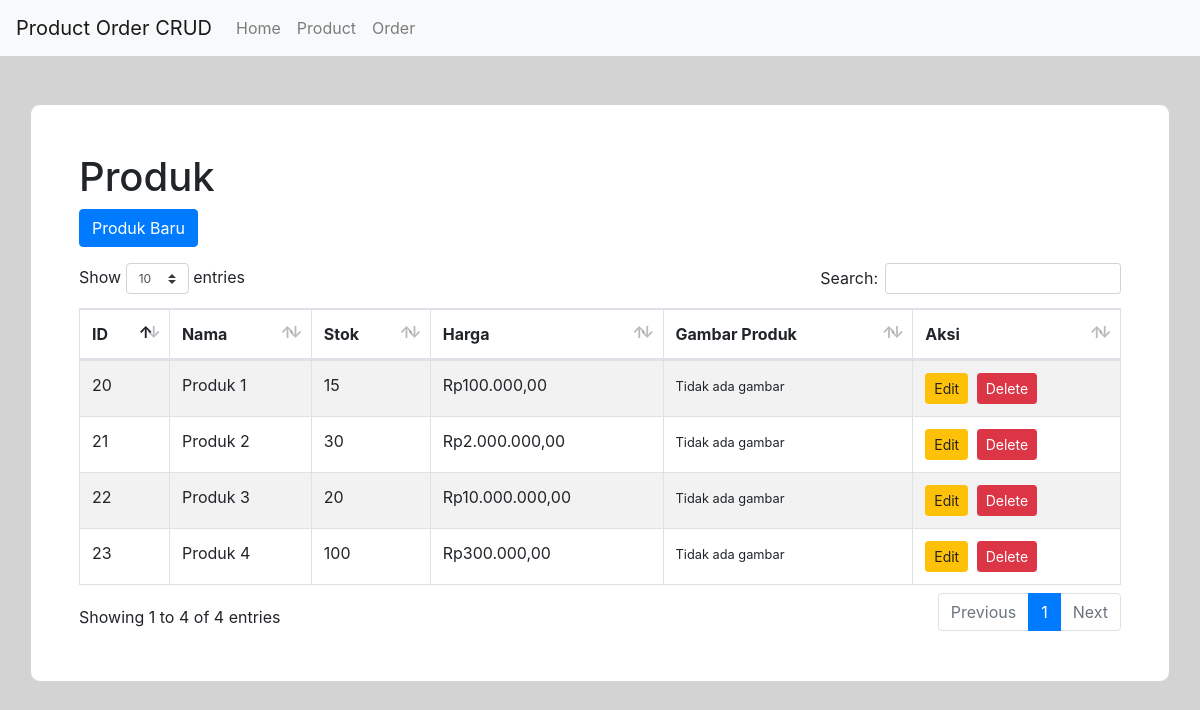
Screenshot of /index.php/product with the database file from the repository.
### tables this page shows
CREATE TABLE `product` (
  `id` int(11) NOT NULL,
  `stok` int(10) NOT NULL,
  `nama` varchar(90) NOT NULL,
  `deskripsi` longtext DEFAULT NULL,
  `gambar` varchar(255) DEFAULT NULL,
  `harga` decimal(10,2) NOT NULL,
  `status` varchar(45) NOT NULL DEFAULT '1'
);

### application/controllers/Product.php (called while the page is built, shortened)
<?php
class Product extends CI_Controller {
    public function __construct()
    {
        $this->load->model('product_model','product');
    }
    public function index()
    {
        $data = array();
        $data['products'] = $this->product->getProducts();
        $this->load->view('product/product_view', $data);
    }
}

### index.php (called while the page is built, shortened)
<?php
require_once BASEPATH.'core/CodeIgniter.php';

### application/models/Product_model.php (called while the page is built, shortened)
<?php
class Product_model extends CI_Model {
    public function getProducts(){
        $this->db->order_by('id');
        $this->db->where('status', 1);
        $query = $this->db->get('product');
        return $query->result();
    }
}

### application/views/product/product_view.php (the view, shortened to what this page needs)
?><!DOCTYPE html>
<html lang="pt-BR">
<body>
<div class="container container-person mt-5 p-5">
    <h1>Produk</h1>
    <div class="col-md-12 mb-3">
        <div class="row">
            <a class="btn btn-primary" href="<?= base_url('product/form/') ?>">Produk Baru</a>
        </div>
    </div>
    <table id="product_table" class="table table-striped table-bordered table-responsive-sm" style="width:100%">
        <thead>
        <tr>
            <th>ID</th>
            <th>Nama</th>
            <th>Stok</th>
            <th>Harga</th>
            <th>Gambar Produk</th>
            <th>Aksi</th>
        </tr>
        </thead>
        <tbody>
        <?php
        if($products) {
            foreach ($products as $product) { ?>
                <tr>
                    <td><?= $product->id ?></td>
                    <td><?= $product->nama ?></td>
                    <td><?= $product->stok ?></td>
                    <td>Rp<?= number_format($product->harga, 2, ',', '.') ?></td>
                    <td>
                        <?php if (!empty($product->gambar)): ?>
                            <img src="<?= base_url('uploads/'.$product->gambar) ?>" alt="Gambar Produk" style="max-width:100px;">
                        <?php else: ?>
                            <small>Tidak ada gambar</small>
                        <?php endif; ?>
                    </td>
                    <td>
                        <a href="<?= base_url('product/form/'.$product->id) ?>" class="btn btn-sm btn-warning mr-1">Edit</a>
                        <a class="btn btn-sm btn-danger delete-product" href="#" data-id="<?= base_url('product/delete/'.$product->id) ?>" data-toggle="modal" data-target="#deleteProductModal">Delete</a>
                    </td>
                </tr>
            <?php }
        } else { ?>
            <td class="text-center" colspan="6">Tidak ada produk</td>
        <?php } ?>
        </tbody>
    </table>
</div>
</body>
</html>

### assets/css/custom.css (style rules this page uses)
body { background-color: lightgray; }
.container-person { background-color: white; border-radius: 10px; border: 1px solid lightgray; padding: 5px 5px; margin-top: 5px; }

### rows the page displays
product: id "20", nama "Produk 1", stok "15", harga "100.000,00"
product: id "21", nama "Produk 2", stok "30", harga "2.000.000,00"
product: id "22", nama "Produk 3", stok "20", harga "10.000.000,00"
product: id "23", nama "Produk 4", stok "100", harga "300.000,00"
